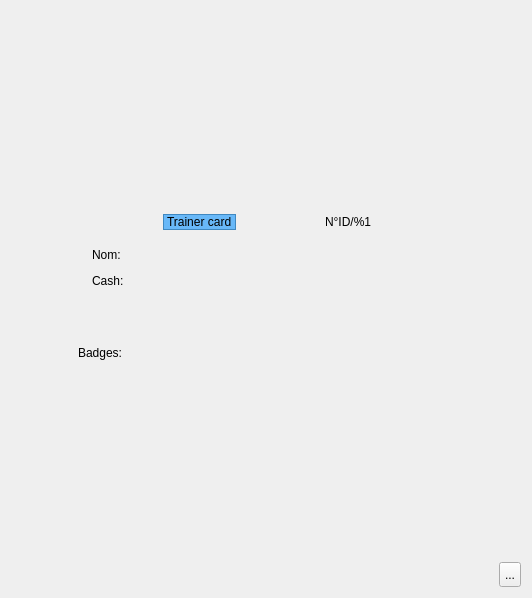
      <widget class="QWidget" name="page_4">
       <layout class="QVBoxLayout" name="verticalLayout_8">
        <item>
         <spacer name="verticalSpacer_3">
          <property name="orientation">
           <enum>Qt::Vertical</enum>
          </property>
          <property name="sizeHint" stdset="0">
           <size>
            <width>20</width>
            <height>175</height>
           </size>
          </property>
         </spacer>
        </item>
        <item>
         <layout class="QHBoxLayout" name="horizontalLayout_12">
          <item>
           <spacer name="horizontalSpacer_10">
            <property name="orientation">
             <enum>Qt::Horizontal</enum>
            </property>
            <property name="sizeHint" stdset="0">
             <size>
              <width>40</width>
              <height>20</height>
             </size>
            </property>
           </spacer>
          </item>
          <item>
           <widget class="QFrame" name="frame">
            <property name="minimumSize">
             <size>
              <width>430</width>
              <height>195</height>
             </size>
            </property>
            <property name="maximumSize">
             <size>
              <width>430</width>
              <height>195</height>
             </size>
            </property>
            <property name="styleSheet">
             <string notr="true">background-image: url(:/images/background-dialog.png);</string>
            </property>
            <property name="frameShape">
             <enum>QFrame::NoFrame</enum>
            </property>
            <property name="frameShadow">
             <enum>QFrame::Plain</enum>
            </property>
            <layout class="QGridLayout" name="gridLayout_2">
             <item row="0" column="0">
              <widget class="QFrame" name="frame_2">
               <property name="sizePolicy">
                <sizepolicy hsizetype="Fixed" vsizetype="Fixed">
                 <horstretch>0</horstretch>
                 <verstretch>0</verstretch>
                </sizepolicy>
               </property>
               <property name="minimumSize">
                <size>
                 <width>415</width>
                 <height>174</height>
                </size>
               </property>
               <property name="maximumSize">
                <size>
                 <width>415</width>
                 <height>174</height>
                </size>
               </property>
               <property name="styleSheet">
                <string notr="true">background-image: url(:/images/empty.png);</string>
               </property>
               <layout class="QVBoxLayout" name="verticalLayout_6">
                <item>
                 <widget class="QFrame" name="frame_3">
                  <property name="minimumSize">
                   <size>
                    <width>0</width>
                    <height>25</height>
                   </size>
                  </property>
                  <property name="maximumSize">
                   <size>
                    <width>16777215</width>
                    <height>25</height>
                   </size>
                  </property>
                  <property name="styleSheet">
                   <string notr="true">background-image: url(:/images/interface/player/bande.png);</string>
                  </property>
                  <layout class="QHBoxLayout" name="horizontalLayout_3">
                   <item>
                    <spacer name="horizontalSpacer_2">
                     <property name="orientation">
                      <enum>Qt::Horizontal</enum>
                     </property>
                     <property name="sizeHint" stdset="0">
                      <size>
                       <width>88</width>
                       <height>14</height>
                      </size>
                     </property>
                    </spacer>
                   </item>
                   <item>
                    <widget class="QLabel" name="label_2">
                     <property name="minimumSize">
                      <size>
                       <width>0</width>
                       <height>16</height>
                      </size>
                     </property>
                     <property name="maximumSize">
                      <size>
                       <width>16777215</width>
                       <height>16</height>
                      </size>
                     </property>
                     <property name="styleSheet">
                      <string notr="true">background-color: rgb(104, 184, 248);
border: 1px solid rgb(64, 136, 192);</string>
                     </property>
                     <property name="text">
                      <string>Trainer card</string>
                     </property>
                    </widget>
                   </item>
                   <item>
                    <spacer name="horizontalSpacer_3">
                     <property name="orientation">
                      <enum>Qt::Horizontal</enum>
                     </property>
                     <property name="sizeHint" stdset="0">
                      <size>
                       <width>87</width>
                       <height>14</height>
                      </size>
                     </property>
                    </spacer>
                   </item>
                   <item>
                    <widget class="QLabel" name="player_informations_id">
                     <property name="minimumSize">
                      <size>
                       <width>0</width>
                       <height>16</height>
                      </size>
                     </property>
                     <property name="maximumSize">
                      <size>
                       <width>16777215</width>
                       <height>16</height>
                      </size>
                     </property>
                     <property name="styleSheet">
                      <string notr="true">background-image: url(:/images/empty.png);</string>
                     </property>
                     <property name="text">
                      <string>N°ID/%1</string>
                     </property>
                    </widget>
                   </item>
                   <item>
                    <spacer name="horizontalSpacer_4">
                     <property name="orientation">
                      <enum>Qt::Horizontal</enum>
                     </property>
                     <property name="sizeHint" stdset="0">
                      <size>
                       <width>88</width>
                       <height>14</height>
                      </size>
                     </property>
                    </spacer>
                   </item>
                  </layout>
                 </widget>
                </item>
                <item>
                 <layout class="QHBoxLayout" name="horizontalLayout_5">
                  <item>
                   <widget class="QFrame" name="frame_5">
                    <layout class="QVBoxLayout" name="verticalLayout_7">
                     <item>
                      <layout class="QHBoxLayout" name="horizontalLayout_7">
                       <item>
                        <widget class="QLabel" name="label_3">
                         <property name="minimumSize">
                          <size>
                           <width>8</width>
                           <height>8</height>
                          </size>
                         </property>
                         <property name="maximumSize">
                          <size>
                           <width>8</width>
                           <height>8</height>
                          </size>
                         </property>
                         <property name="pixmap">
                          <pixmap resource="resources.qrc">:/images/interface/player/point.png</pixmap>
                         </property>
                        </widget>
                       </item>
                       <item>
                        <widget class="QLabel" name="label_5">
                         <property name="text">
                          <string>Nom: </string>
                         </property>
                        </widget>
                       </item>
                       <item>
                        <widget class="QLabel" name="player_informations_pseudo"/>
                       </item>
                       <item>
                        <spacer name="horizontalSpacer_6">
                         <property name="orientation">
                          <enum>Qt::Horizontal</enum>
                         </property>
                         <property name="sizeHint" stdset="0">
                          <size>
                           <width>40</width>
                           <height>20</height>
                          </size>
                         </property>
                        </spacer>
                       </item>
                      </layout>
                     </item>
                     <item>
                      <layout class="QHBoxLayout" name="horizontalLayout_8">
                       <item>
                        <widget class="QLabel" name="label_6">
                         <property name="minimumSize">
                          <size>
                           <width>8</width>
                           <height>8</height>
                          </size>
                         </property>
                         <property name="maximumSize">
                          <size>
                           <width>8</width>
                           <height>8</height>
                          </size>
                         </property>
                         <property name="pixmap">
                          <pixmap resource="resources.qrc">:/images/interface/player/point.png</pixmap>
                         </property>
                        </widget>
                       </item>
                       <item>
                        <widget class="QLabel" name="label_7">
                         <property name="text">
                          <string>Cash: </string>
                         </property>
                        </widget>
                       </item>
                       <item>
                        <widget class="QLabel" name="player_informations_cash"/>
                       </item>
                       <item>
                        <spacer name="horizontalSpacer_7">
                         <property name="orientation">
                          <enum>Qt::Horizontal</enum>
                         </property>
                         <property name="sizeHint" stdset="0">
                          <size>
                           <width>40</width>
                           <height>20</height>
                          </size>
                         </property>
                        </spacer>
                       </item>
                      </layout>
                     </item>
                     <item>
                      <spacer name="verticalSpacer">
                       <property name="orientation">
                        <enum>Qt::Vertical</enum>
                       </property>
                       <property name="sizeHint" stdset="0">
                        <size>
                         <width>20</width>
                         <height>43</height>
                        </size>
                       </property>
                      </spacer>
                     </item>
                    </layout>
                   </widget>
                  </item>
                  <item>
                   <widget class="QFrame" name="frame_6">
                    <layout class="QHBoxLayout" name="horizontalLayout_13">
                     <item>
                      <widget class="QLabel" name="player_informations_front">
                       <property name="sizePolicy">
                        <sizepolicy hsizetype="Preferred" vsizetype="Preferred">
                         <horstretch>150</horstretch>
                         <verstretch>100</verstretch>
                        </sizepolicy>
                       </property>
                       <property name="minimumSize">
                        <size>
                         <width>150</width>
                         <height>100</height>
                        </size>
                       </property>
                       <property name="styleSheet">
                        <string notr="true">background-image: url(:/images/interface/player/ball.png);
background-repeat:no-repeat;
background-position:center; </string>
                       </property>
                      </widget>
                     </item>
                    </layout>
                   </widget>
                  </item>
                 </layout>
                </item>
                <item>
                 <widget class="QFrame" name="frame_4">
                  <property name="minimumSize">
                   <size>
                    <width>0</width>
                    <height>25</height>
                   </size>
                  </property>
                  <property name="maximumSize">
                   <size>
                    <width>16777215</width>
                    <height>25</height>
                   </size>
                  </property>
                  <property name="styleSheet">
                   <string notr="true">background-image: url(:/images/interface/player/bande.png);
</string>
                  </property>
                  <layout class="QHBoxLayout" name="horizontalLayout_4">
                   <item>
                    <widget class="QLabel" name="label_4">
                     <property name="minimumSize">
                      <size>
                       <width>0</width>
                       <height>16</height>
                      </size>
                     </property>
                     <property name="maximumSize">
                      <size>
                       <width>16777215</width>
                       <height>16</height>
                      </size>
                     </property>
                     <property name="styleSheet">
                      <string notr="true">background-image: url(:/images/empty.png);</string>
                     </property>
                     <property name="text">
                      <string>Badges:</string>
                     </property>
                    </widget>
                   </item>
                   <item>
                    <spacer name="horizontalSpacer_5">
                     <property name="orientation">
                      <enum>Qt::Horizontal</enum>
                     </property>
                     <property name="sizeHint" stdset="0">
                      <size>
                       <width>345</width>
                       <height>14</height>
                      </size>
                     </property>
                    </spacer>
                   </item>
                  </layout>
                 </widget>
                </item>
               </layout>
              </widget>
             </item>
            </layout>
           </widget>
          </item>
          <item>
           <spacer name="horizontalSpacer_9">
            <property name="orientation">
             <enum>Qt::Horizontal</enum>
            </property>
            <property name="sizeHint" stdset="0">
             <size>
              <width>40</width>
              <height>20</height>
             </size>
            </property>
           </spacer>
          </item>
         </layout>
        </item>
        <item>
         <spacer name="verticalSpacer_2">
          <property name="orientation">
           <enum>Qt::Vertical</enum>
          </property>
          <property name="sizeHint" stdset="0">
           <size>
            <width>20</width>
            <height>175</height>
           </size>
          </property>
         </spacer>
        </item>
        <item>
         <layout class="QHBoxLayout" name="horizontalLayout_9">
          <item>
           <spacer name="horizontalSpacer_8">
            <property name="orientation">
             <enum>Qt::Horizontal</enum>
            </property>
            <property name="sizeHint" stdset="0">
             <size>
              <width>40</width>
              <height>20</height>
             </size>
            </property>
           </spacer>
          </item>
          <item>
           <widget class="QToolButton" name="toolButton_quit_interface">
            <property name="minimumSize">
             <size>
              <width>22</width>
              <height>25</height>
             </size>
            </property>
            <property name="maximumSize">
             <size>
              <width>22</width>
              <height>25</height>
             </size>
            </property>
            <property name="styleSheet">
             <string notr="true">background-image: url(:/images/interface/quit-1.1.png);
border-image: url(:/images/empty.png);</string>
            </property>
            <property name="text">
             <string>...</string>
            </property>
           </widget>
          </item>
         </layout>
        </item>
       </layout>
      </widget>
